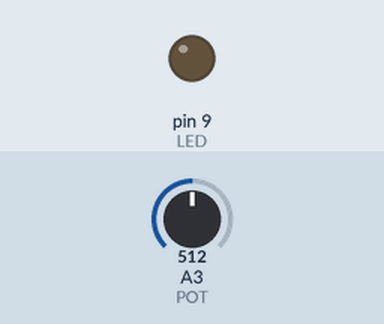
Simulated run of this sketch. Board: Arduino Uno, built with avr-gcc and run on an emulated ATmega328P. Parts: output pins drawn as LEDs (lit = HIGH). Inputs (shaded band) come from the test bench; at power-on: A3 (POT) = 512.

Above: at 1.2 s.
1.3 s: A3 (POT) set to 492
Timing chart, 0 to 4.3 s (numbered marks = the images above; inputs shaded):
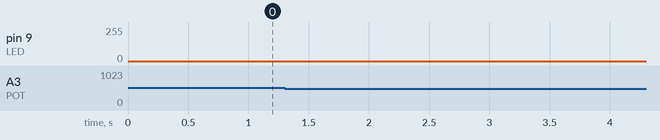

Measured:
- after the input at 1.3 s, pin 9 (LED): stays 0/255 (without the input it goes to 236/255 after 2.5 s)

The sketch:

fadeToggleWithPot.ino
```cpp
const int LED = 9;
const int POT = A3;

int valor = 0;
bool subindo = true;

void setup() {
  pinMode(LED, OUTPUT);
  pinMode(POT, INPUT);
}

void loop() {
  for(int i = 0; i < 255; i++){
    analogWrite(LED, i);
    delay((analogRead(POT)/500)+1);
  }

  for(int j = 255; j > 0; j--){
    analogWrite(LED, j);
    delay((analogRead(POT)/500)+1);
  }
}
```
